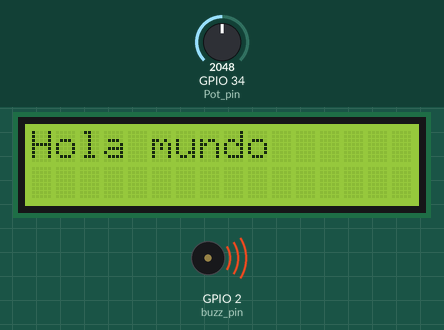
A sketch run on a simulated ESP32. Parts: 16×2 character LCD, buzzer (waves = sounding). The test bench sets the inputs (shaded band); at power-on: GPIO 34 (Pot_pin) = 2048. WiFi joins after 1.5 s; servers stay silent unless stated; the local clock reads 2024-03-15 10:24:30 at power-on unless the sketch sets it; storage starts empty; no MQTT or app messages arrive unless stated; what the sketch prints to the serial monitor is not drawn.

Above: at 2.8 s.
2.9 s: GPIO 34 (Pot_pin) set to 1538
5.9 s: GPIO 34 (Pot_pin) set to 1435
At 6.5 s:
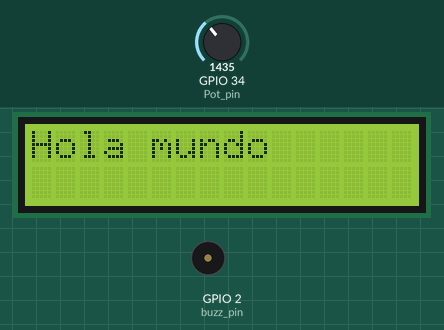
Timing chart, 0 to 8.9 s (numbered marks = the images above; inputs shaded):
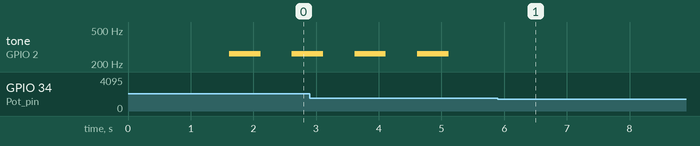

Measured:
- the behaviour switches between 1500 and 1499 on GPIO 34 (Pot_pin) (found by bisection; images 0 and 1)
- after the input at 5.9 s, tone on GPIO 2 (buzz_pin): stops changing and stays silent
- by itself, tone on GPIO 2 (buzz_pin): alternates 262 Hz for 0.50 s and silent for 0.50 s

The sketch:

Datalogger.ino
```cpp
#include "Datalogger.h"   // Archivo central que integra todos los módulos del sistema

// ============================================================================
//  setup()
//  Función de inicialización del sistema.
//  Configura cada uno de los módulos: comunicación serial, almacenamiento,
//  reloj, sensores, actuadores, WiFi y servidor MQTT.
// ============================================================================
void setup ( void ) {

  Serial.begin ( 115200 );   // Inicializar comunicación serial a 115200 baudios

  // Inicialización de cada módulo con mensajes informativos
  Serial.println ( F ( "Configurando: MicroSD" ) );        MSD.MicroSD_init();
  Serial.println ( F ( "Configurando: Reloj DS1307" ) );   MIRTC.RTC_init();
  Serial.println ( F ( "Configurando: Sensores" ) );       SEN.config();
  Serial.println ( F ( "Configurando: Actuadores" ) );     ACT.config();
  Serial.println ( F ( "Configurando: WiFi" ) );           mqtt.setup_WiFi();
  Serial.println ( F ( "Configurando: Servidor MQTT" ) );  mqtt.set_MQTT_server();
  Serial.println ( F ( "Configurando: Receptor MQTT" ) );  mqtt.set_MQTT_callback();
}

// ============================================================================
//  loop()
//  Función principal que se ejecuta continuamente.
//  Gestiona las tareas periódicas mediante el objeto TSK (millis_tasks).
//  - Actualiza el contador de tiempo
//  - Ejecuta tareas de LCD, buzzer warning y MQTT
//  - Mantiene la conexión con el servidor MQTT
// ============================================================================
void loop ( void ) {

  TSK.actualizar_tareas();     // Actualizar tiempo actual con millis()
  TSK.tarea_lcd();             // Mostrar información en la pantalla LCD
  //TSK.tarea_sen();           // (Opcional) Lectura periódica de sensores
  TSK.tarea_buzzwarning();     // Verificar advertencias y activar buzzer si es necesario
  TSK.tarea_mqtt();            // Publicar datos en el servidor MQTT
  mqtt.reconnect_MQTT();       // Mantener conexión con el servidor MQTT
}
```

Actuators.h
```cpp
#ifndef Actuators_h
#define Actuators_h

// ============================================================================
//  Librerías necesarias para el manejo de periféricos
//  - Wire: comunicación I2C
//  - LiquidCrystal_I2C: control de pantallas LCD mediante I2C
// ============================================================================
#include <Wire.h>
#include <LiquidCrystal_I2C.h>

// Crear objeto LCD con dirección I2C 0x27, 16 columnas y 2 filas
LiquidCrystal_I2C lcd ( 0x27, 16, 2 );

// Pin digital donde está conectado el buzzer
#define buzz_pin 2

// ============================================================================
//  Clase actuadores
//  Contiene métodos para:
//   - Configurar periféricos (LCD y buzzer)
//   - Activar el buzzer con un tono
//   - Imprimir texto en la pantalla LCD
// ============================================================================
class actuadores {
  public:
    void config ( void );                        // Configura buzzer y LCD
    void play_buzzer ( void );                   // Activa buzzer con un tono
    void imprimirtxt ( String f1, String f2 );   // Imprime dos líneas de texto en LCD
};

// ============================================================================
//  Método: config()
//  Configura el pin del buzzer como salida y prepara la pantalla LCD.
//  Inicializa la LCD, enciende la retroiluminación y muestra un mensaje inicial.
// ============================================================================
void actuadores :: config ( void ) {
  pinMode ( buzz_pin, OUTPUT );   // Configurar buzzer como salida
  lcd.init ( );                   // Inicializar LCD
  lcd.backlight ( );              // Encender retroiluminación
  lcd.setCursor ( 0, 0 );         // Posicionar cursor en primera línea
  lcd.print ( "Hola mundo" );     // Mensaje inicial
}

// ============================================================================
//  Método: play_buzzer()
//  Activa el buzzer con un tono de 262 Hz durante 500 ms.
// ============================================================================
void actuadores :: play_buzzer ( void ) {
  tone ( buzz_pin, 262, 500 );    // Generar tono en buzzer
}

// ============================================================================
//  Método: imprimirtxt()
//  Imprime dos cadenas de texto en la pantalla LCD.
//  - f1: texto en la primera línea
//  - f2: texto en la segunda línea
// ============================================================================
void actuadores :: imprimirtxt ( String f1, String f2 ) {
  lcd.clear();                    // Limpiar pantalla
  lcd.setCursor ( 0, 0 );         // Posicionar cursor en primera línea
  lcd.print ( f1 );               // Imprimir primera cadena
  lcd.setCursor ( 0, 1 );         // Posicionar cursor en segunda línea
  lcd.print ( f2 );               // Imprimir segunda cadena
}

#endif
```

Datalogger.h
```cpp
// ============================================================================
//  INCLUDE GUARDS (Protección contra inclusiones múltiples)
//  Estas líneas aseguran que el archivo Datalogger_h solo se compile una vez,
//  incluso si es incluido en varios archivos del proyecto.
//  #ifndef   -> Verifica si la macro Datalogger_h NO ha sido definida.
//  #define   -> Define la macro Datalogger_h para marcar que ya fue incluida.
//  #endif    -> Cierra la condición.
// ============================================================================
#ifndef Datalogger_h
#define Datalogger_h

// ============================================================================
//  Inclusión de librerías y objetos necesarios para el sistema de datalogger
//  Cada módulo se integra en este archivo para centralizar la gestión:
//   - MicroSD: almacenamiento de datos
//   - RTC: reloj en tiempo real
//   - ArduinoJson: creación de estructuras JSON
//   - MQTT: comunicación en red
//   - Sensores: lectura de valores analógicos
//   - Actuadores: buzzer y LCD
//   - Tasks: gestión de tareas periódicas con millis()
// ============================================================================

#include "MicroSD.h"
  MicroSD MSD;              // Objeto para manejo de archivos en MicroSD

#include "RTC.h"
  DS1307_RTC MIRTC;         // Objeto para manejo del reloj en tiempo real

#include <ArduinoJson.h>    // Librería para crear y manipular objetos JSON

#include "MQTT.h"
  MQTT mqtt;                // Objeto para comunicación con Broker MQTT

#include "Sensors.h"
  sensores SEN;             // Objeto para lectura de sensores (potenciómetro)

#include "Actuators.h"
  actuadores ACT;           // Objeto para control de actuadores (buzzer, LCD)

#include "JSONS.h"
  JSON_Factory JSON_fac;    // Objeto para creación de mensajes JSON

#include "Tasks.h"
  millis_tasks TSK;         // Objeto para gestión de tareas periódicas

#endif
```

JSONS.h
```cpp
#ifndef JSONS_H
#define JSONS_H

// ============================================================================
//  Clase JSON_Factory
//  Esta clase se encarga de generar un objeto JSON con información de fecha,
//  hora, valor del potenciómetro y, opcionalmente, una advertencia.
//  Utiliza la librería ArduinoJson para crear y serializar el documento.
// ============================================================================

class JSON_Factory {
  public:
    // Método que construye un JSON con los parámetros recibidos
    String make_json ( String hora, String fecha, int pot, bool warning );
};

// ============================================================================
//  Método: make_json()
//  Parámetros:
//    - hora: cadena con la hora actual
//    - fecha: cadena con la fecha actual
//    - pot: valor leído del potenciómetro
//    - warning: bandera booleana que indica si se debe incluir advertencia
//
//  Funcionamiento:
//    1. Crea un documento JSON dinámico con capacidad de 1024 bytes.
//    2. Inserta la fecha, hora y valor del potenciómetro.
//    3. Si la bandera warning es verdadera, añade un objeto "advertencia"
//       con la fecha y hora del evento crítico almacenadas en SEN.
//    4. Serializa el documento en una cadena y la imprime por Serial.
//    5. Devuelve la cadena JSON generada.
// ============================================================================
String JSON_Factory :: make_json ( String hora, String fecha, int pot, bool warning ) {
  DynamicJsonDocument doc ( 1024 );   // Documento JSON dinámico con buffer de 1024 bytes
  String temp = "";                   // Cadena temporal para almacenar el JSON serializado

  // Asignar valores principales
  doc["fecha"] = fecha;
  doc["hora"] = hora;
  doc["potenciometro"] = pot;

  // Si existe advertencia, crear objeto anidado
  if ( warning ) {
    JsonObject advertencia = doc.createNestedObject ( "advertencia" );
    advertencia["fecha"] = SEN.fecha_pot;   // Fecha del evento crítico
    advertencia["hora"]  = SEN.hora_pot;    // Hora del evento crítico
  }

  // Serializar el documento JSON en la cadena temp
  serializeJson ( doc, temp );
  Serial.println ( temp );   // Mostrar el JSON generado en consola serial

  return temp;   // Retornar el JSON como String
};

#endif
```

MQTT.h
```cpp
/* ============================================================================
   Librerías necesarias para configurar WiFi y protocolo MQTT
   ============================================================================ */
#include <WiFi.h>                  // Librería para el uso del cliente WiFi
WiFiClient ESP32_WIFI;             // Objeto cliente WiFi para el ESP32

#include "PubSubClient.h"          // Librería para el uso del protocolo MQTT
PubSubClient client ( ESP32_WIFI );// Objeto cliente MQTT asociado al cliente WiFi

/* ============================================================================
   Directivas de configuración de red y parámetros MQTT
   ============================================================================ */
#define HOTSPOT_WIFI  "Wokwi-GUEST"       // Nombre del punto de acceso WiFi
#define HOTSPOT_PWD   ""                  // Contraseña de la red WiFi
#define MQTT_SERVER   "test.mosquitto.org"// Dirección del Broker MQTT
#define MQTT_PORT     1883                // Puerto del Broker MQTT
#define TXTOPIC       "/TX_6X"            // Topic de publicación
#define RXTOPIC       "/RX_6X"            // Topic de suscripción
//#define RXTOPIC1    "/E"                 // Ejemplo de otro topic de suscripción

/* ============================================================================
   Clase MQTT
   Contiene métodos para gestionar la conexión WiFi y el protocolo MQTT:
   - Conexión a WiFi
   - Configuración del servidor MQTT
   - Suscripción y publicación en topics
   - Reconexión automática
   - Callback para recibir mensajes
   ============================================================================ */
class MQTT {
  public:
    void subscribe_MQTT ( void );            // Suscribirse a un topic MQTT
    void publish_MQTT ( String );            // Publicar un mensaje en un topic MQTT
    void reconnect_MQTT ( void );            // Reconectarse al servidor MQTT
    void setup_WiFi ( void );                // Configurar y conectar a la red WiFi
    void set_MQTT_server ( void );           // Establecer dirección y puerto del Broker MQTT
    void set_MQTT_callback ( void );         // Configurar la función callback para recibir mensajes
    static void callback ( char* , byte* , unsigned int ); // Función callback para manejar mensajes recibidos
};

/* ============================================================================
   Método: set_MQTT_server()
   Configura el servidor MQTT y el puerto a utilizar.
   ============================================================================ */
void MQTT :: set_MQTT_server ( void ) {
  client.setServer ( MQTT_SERVER, MQTT_PORT );   // Configuración del Broker MQTT
}

/* ============================================================================
   Método: set_MQTT_callback()
   Configura la función callback que manejará los mensajes recibidos.
   ============================================================================ */
void MQTT :: set_MQTT_callback ( void ) {
  client.setCallback ( this -> callback );       // Asignar función callback
}

/* ============================================================================
   Método: subscribe_MQTT()
   Se suscribe a un topic MQTT para recibir mensajes.
   ============================================================================ */
void MQTT :: subscribe_MQTT ( void ) {
  client.subscribe ( RXTOPIC );                  // Suscripción al topic principal
  //client.subscribe ( RXTOPIC1 );               // Ejemplo de suscripción adicional
}

/* ============================================================================
   Método: publish_MQTT()
   Publica un mensaje en el topic definido.
   ============================================================================ */
void MQTT :: publish_MQTT ( String msg ) {
  Serial.println ( F ( "Publicando información" ) );
  client.publish ( TXTOPIC, msg.c_str() );       // Publicar mensaje en el topic
}

/* ============================================================================
   Método: reconnect_MQTT()
   Reconecta al servidor MQTT en caso de desconexión.
   Se suscribe nuevamente a los topics tras reconectarse.
   ============================================================================ */
void MQTT :: reconnect_MQTT ( void ) {
  if ( ! client.connected ( ) ) {                // Verificar si está desconectado
    while ( ! client.connected ( ) ) {           // Intentar reconectar
      Serial.print ( F ( "Conectando nuevamente al servidor" ) );
      if ( client.connect ( "Client_test" ) ) {  // Intento de conexión
        Serial.println ( F ( "Cliente conectado" ) );
        subscribe_MQTT ( );                      // Suscribirse nuevamente
      } else {                                   // Si falla la conexión
        Serial.print ( F ( "Falló al conectarse, tipo de error: " ) );
        Serial.print ( client.state ( ) );       // Mostrar estado del error
        Serial.println ( F ( "Intentando nuevamente en 5 segundos" ) );
        delay ( 5000 );                          // Esperar antes de reintentar
      }
    }
  }
  client.loop ( );                               // Mantener la conexión activa
}

/* ============================================================================
   Método: setup_WiFi()
   Configura y conecta el ESP32 a la red WiFi definida.
   ============================================================================ */
void MQTT :: setup_WiFi ( void ) {
  delay ( 10 );
  Serial.println ( F ( "Configurando WiFi: " ) );
  WiFi.begin ( HOTSPOT_WIFI, HOTSPOT_PWD );      // Iniciar conexión WiFi

  while ( WiFi.status ( ) != WL_CONNECTED ) {    // Mientras no se conecte
    delay ( 500 );
    Serial.print ( F ( "." ) );                  // Mostrar progreso
  }
  //Serial.println ( "WiFi configurado con la IP: " );
}

/* ============================================================================
   Método: callback()
   Función que maneja los mensajes recibidos en los topics suscritos.
   Parámetros:
     - topic: nombre del topic
     - message: contenido del mensaje en bytes
     - length: longitud del mensaje
   ============================================================================ */
void MQTT :: callback ( char* topic, byte* message, unsigned int length ) {
  Serial.print ( F ( "Ha llegado un mensaje de: " ) );
  Serial.println ( topic );                      // Mostrar el topic recibido

  String messageTemp;
  for ( int i = 0; i < length; i++ ) {
    messageTemp += (char)message[i];             // Convertir bytes a String
  }

  Serial.println ( messageTemp );                // Mostrar mensaje recibido
}
```

Sensors.h
```cpp
#ifndef Sensor_h
#define Sensor_h

// ============================================================================
//  Configuración del módulo de sensores
//  Este archivo define la clase "sensores" para la lectura del potenciómetro
//  y el manejo de advertencias relacionadas con valores críticos.
// ============================================================================

// Pin analógico donde está conectado el potenciómetro
#define Pot_pin   34

// Valor máximo permitido para el potenciómetro antes de generar advertencia
#define MAXVALUE  1500

// ============================================================================
//  Clase sensores
//  Contiene variables y métodos para:
//   - Leer el valor del potenciómetro
//   - Configurar el pin de entrada
//   - Almacenar fecha y hora de advertencias
// ============================================================================
class sensores {

  public:
    // Variables de estado
    uint16_t pot;                 // Valor leído del potenciómetro
    String hora_pot   = "";       // Hora en la que se detectó advertencia
    String fecha_pot  = "";       // Fecha en la que se detectó advertencia
    bool warning_pot  = false;    // Bandera que indica si hubo advertencia

  public:
    // Métodos principales
    uint16_t get_potV ( void );   // Devuelve el valor leído del potenciómetro
    void config ( void );         // Configura el pin y el RTC
};

// ============================================================================
//  Método: get_potV()
//  Devuelve el valor leído del potenciómetro en el pin definido.
// ============================================================================
uint16_t sensores :: get_potV ( void ) {
  return analogRead ( Pot_pin );   // Lectura analógica del pin
}

// ============================================================================
//  Método: config()
//  Configura el pin del potenciómetro como entrada y inicializa el RTC.
// ============================================================================
void sensores :: config ( void ) {
  pinMode ( Pot_pin, INPUT );      // Configurar pin como entrada
  //MIRTC.RTC_init();                // Inicializar el reloj RTC
}

#endif
```

Source omitted: MicroSD.h (4140 bytes), RTC.h (4720 bytes), Tasks.h (6645 bytes)
